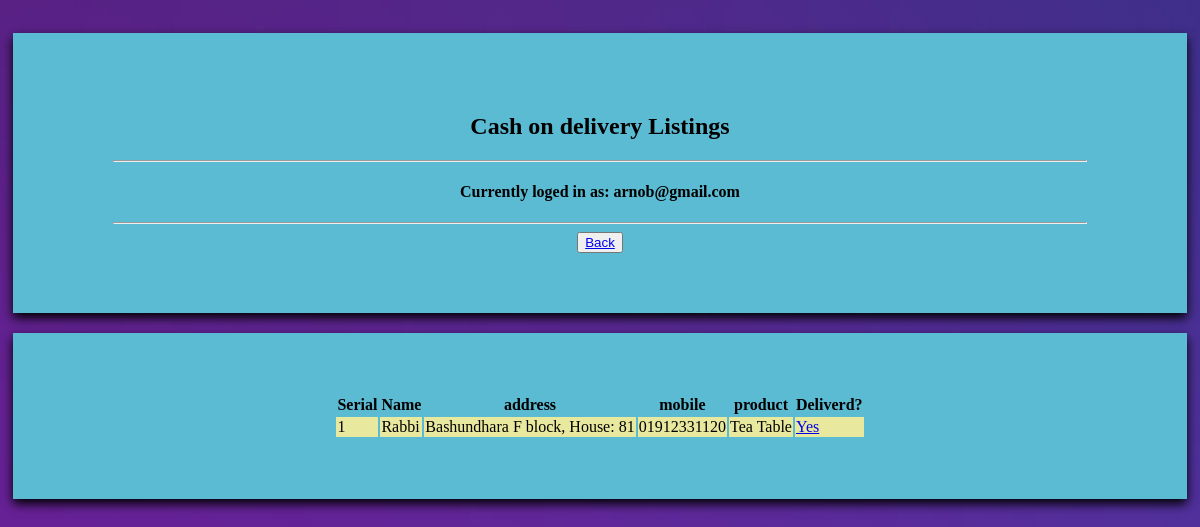
The app's page /Admin/view/admin_delivery_cod.php (signed in) with its own data.
### tables this page shows
CREATE TABLE `delivery_cod` (
  `id` int(250) NOT NULL,
  `name` varchar(250) NOT NULL,
  `address` varchar(250) NOT NULL,
  `mobile` varchar(250) NOT NULL,
  `product` varchar(250) NOT NULL
);

### Admin/model/admin_db.php (called while the page is built, shortened)
<?php
class db
{
function ShowAll($conn,$table)
{
    $result = $conn->query("SELECT * FROM  $table");
    return $result;
}
}
?>

### Admin/view/admin_delivery_cod.php (the view, shortened to what this page needs)
<?php
include('../model/admin_db.php');
?>
<html>
<body background="../uploads/admin/admin_registration_background.jpg">
<link rel="stylesheet" type="text/css" href="../css/admin_welcome_style.css">
</head>
<form>
<h2><center>Cash on delivery Listings</center></h2>
<hr size="2" width="100%">
<h4><center>Currently loged in as: <?php echo $_SESSION["email"];?></center></h4>
<hr size="2" width="100%">
<center><button><a href="../view/admin_delivery.php">Back</a></button></center>
</form>
<form>
<center>
<?php
$connection = new db();
$conobj=$connection->openCon();
$userQuery=$connection->ShowAll($conobj,"delivery_cod");
if ($userQuery->num_rows > 0)
{
  echo "<table><tr><th>Serial</th><th>Name</th><th>address</th><th>mobile</th><th>product</th><th>Deliverd?</th></tr>";
  while($row = $userQuery->fetch_assoc())
  {
    echo "<tr><td>".$row["id"]."</td><td>".$row["name"]."</td><td>".$row["address"]."</td><td>".$row["mobile"]."</td><td>".$row["product"]."</td><td><a href='admin_delivery_cod.php?id=".$row['id']."' > Yes </a></td></tr>";
  }
    echo "</table>";
  }
  else
  {
    echo "No results found! :(";
  }
?>
    </form>
</body>
</html>

### Admin/css/admin_welcome_style.css (style rules this page uses)
* { box-sizing: border-box; }
body { padding: 5px; }
body form { margin-top: 20px; }
form { background-color: rgb(91, 187, 211); padding: 60px 100px; box-shadow: 0px 5px 10px black; }
td { background-color: rgb(232, 232, 158); }

### records on screen
delivery_cod: id "1", name "Rabbi", address "Bashundhara F block, House: 81", mobile "01912331120", product "Tea Table"

### other values on screen
$_SESSION["email"] "arnob@gmail.com"
